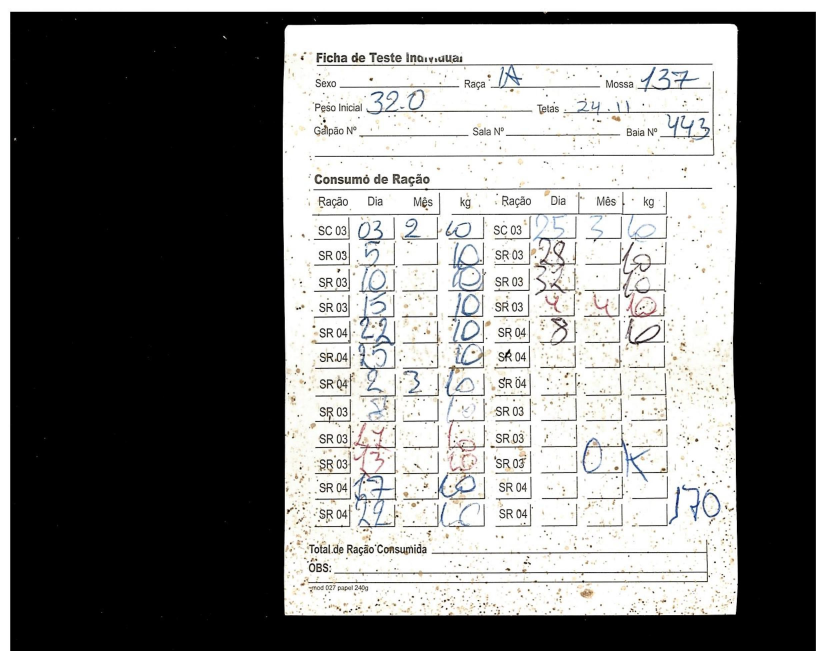
#> input picture modelos/009_recortado.jpg, 2480 x 1952 px, found by its file name (shown at 1/3 size)
$ python align_documents.py
#> lines starting #> are read from the running program, lines starting #| are printed output that depends on the picture
#> further down, image is the input picture: shape (1952, 2480, 3); mean B, G, R 126.8, 127.9, 128.1
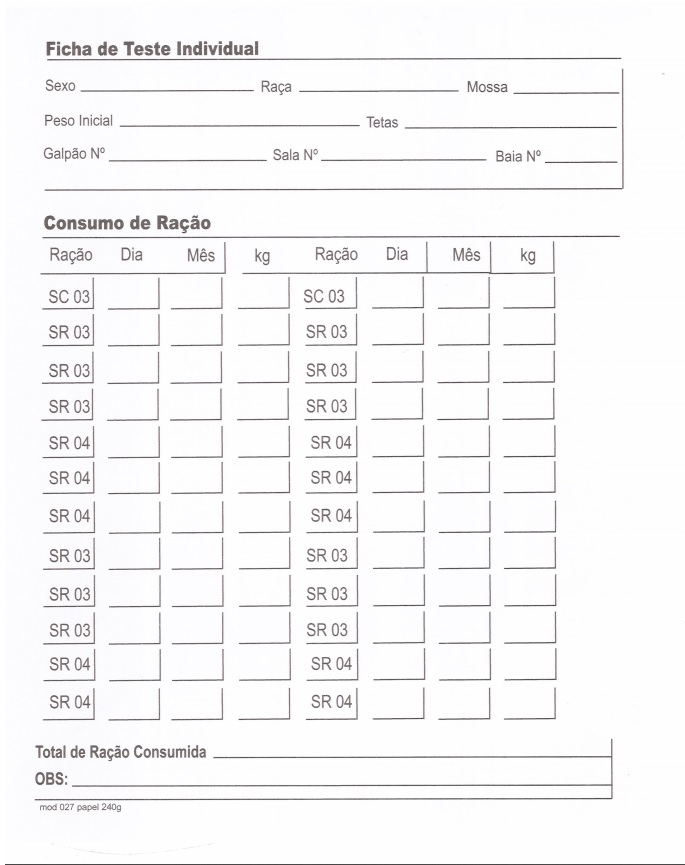
#> input picture modelos/Ficha Modelo.jpg, 685 x 865 px, found by its file name
#> further down, template is the input picture: shape (865, 685, 3); mean B, G, R 246.9, 246.2, 246.6
### scripts/align_images.py
import numpy as np
import imutils
from cv2 import cv2

def alignImages(image, template, maxFeatures=50000, keepPercent=0.3, debug=False):
#> called with maxFeatures = 50000, keepPercent = 0.3, debug = False
    imageGray = cv2.cvtColor(image, cv2.COLOR_BGR2GRAY)
    templateGray = cv2.cvtColor(template, cv2.COLOR_BGR2GRAY)

    orb = cv2.ORB_create(maxFeatures)
    (kpsA, descsA) = orb.detectAndCompute(imageGray, None)
#> kpsA = 50000 keypoints; strongest (x, y, size): (982, 847, 44.6), (983, 1392, 37.2), (981, 846, 31), (980, 835, 37.2)
    (kpsB, descsB) = orb.detectAndCompute(templateGray, None)
#> kpsB = 8302 keypoints; strongest (x, y, size): (59, 775, 31), (59, 781, 31), (82, 754, 31), (51, 778, 31)

    method = cv2.DESCRIPTOR_MATCHER_BRUTEFORCE_HAMMING
    matcher = cv2.DescriptorMatcher_create(method)
    matches = matcher.match(descsA, descsB, None)
#> matches = 50000 matches

    matches = sorted(matches, key=lambda x: x.distance)

    keep = int(len(matches) * keepPercent)
#> keep = 15000
    # print(len(matches))
    # print(keep)
    matches = matches[:keep]
#> matches = 15000 matches

    # [6 lines of commented-out code are left out]

    ptsA = np.zeros((len(matches), 2), dtype="float")
#> ptsA = 15000 pairs, first value 0 to 0, second value 0 to 0
    ptsB = np.zeros((len(matches), 2), dtype="float")
#> ptsB has the same summary as ptsA

    for (i, m) in enumerate(matches):
        ptsA[i] = kpsA[m.queryIdx].pt
        ptsB[i] = kpsB[m.trainIdx].pt
#> after the loop, ptsA = 15000 pairs, first value 31 to 2446, second value 36 to 1843.8; ptsB = 15000 pairs, first value 35 to 623, second value 42 to 811

    (H, mask) = cv2.findHomography(ptsA, ptsB, method=cv2.RANSAC)
#> H = [[0.427, 0.00674, -359.7], [-0.00798, 0.444, -22.87], [-6.75e-05, 1.59e-05, 1]]; mask = 15000 values, max 1 at index 1, min 0 at index 0, mean 0.0369

    (h, w) = template.shape[:2]
#> h = 865; w = 685
    aligned = cv2.warpPerspective(imageGray, H, (w, h))
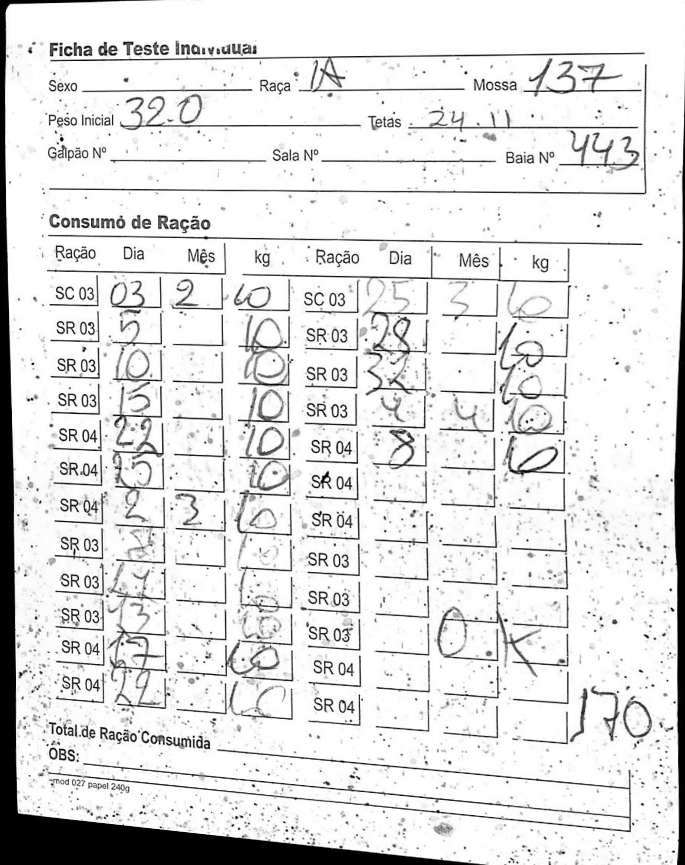
#> aligned: shape (865, 685); min 0, max 255, mean 225

    if debug:
        aligned = imutils.resize(aligned, height=640, width=512)
        template = imutils.resize(template, height=640,width=512)

        stacked = np.hstack([aligned, template])

        overlay = template.copy()
        output = aligned.copy()
        cv2.addWeighted(overlay, 0.5, output, 0.5, 0, output)

        # cv2.imshow("Image Alignment Stacked", stacked)
        cv2.imshow("Image Alignment Overlay", output)
        cv2.waitKey(0)

    return aligned

### scripts/align_documents.py
from align_images import alignImages
from collections import namedtuple
import numpy as np
import imutils
from cv2 import cv2

image = cv2.imread("C:\\repository\\OCR\\modelos\\009_recortado.jpg")
template = cv2.imread("C:\\repository\\OCR\\modelos\\Ficha Modelo.jpg")

OCRLocation = namedtuple("OCRLocation", ["id", "bbox",
	"filter_keywords"])

OCR_LOCATIONS = [
    OCRLocation("Sexo", (58,45,135,22),["sexo"]),
    OCRLocation("Raca", (218,45,128,22),["raca"]),
    OCRLocation("Mossa", (378,45,82,25),["mossa"]),
    OCRLocation("PesoInicial", (85,70,180,24),["pesoinicial"]),
    OCRLocation("Tetas", (296,70,162,24),["tetas"]),
    OCRLocation("Galpao", (78,96,122,25),["galpao"]),
    OCRLocation("Sala", (236,97,128,23),["sala"]),
    OCRLocation("Baia", (404,97,60,24),["baia"]),
    # OCRLocation("Racao01", (30,205,39,23),["racao01"]),
    # OCRLocation("Dia01", (79,205,39,25),["dia01"]),
    # OCRLocation("Mes01", (125,206,40,24),["mes01"]),
    # OCRLocation("Kg01", (175,205,40,24),["kg01"]),
    # OCRLocation("Racao02", (30,232,39,23),["racao02"]),
    # OCRLocation("Dia02", (79,233,40,24),["dia02"]),
    # OCRLocation("Mes02", (125,233,40,24),["mes02"]),
    # OCRLocation("Kg02", (175,233,40,24),["kg02"]),
    # OCRLocation("Racao03", (30,260,39,23),["racao03"]),
    # OCRLocation("Dia03", (79,261,39,25),["dia03"]),
    # OCRLocation("Mes03", (125,261,40,24),["mes03"]),
    # OCRLocation("Kg03", (175,261,40,24),["kg03"]),
    # OCRLocation("Racao04", (30,289,39,23),["racao04"]),
    # OCRLocation("Dia04", (79,289,39,24),["dia04"]),
    # OCRLocation("Mes04", (125,289,40,24),["mes04"]),
    # OCRLocation("Kg04", (175,289,40,24),["kg04"]),
    # OCRLocation("Racao05", (30,317,39,23),["racao05"]),
    # OCRLocation("Dia05", (79,317,39,24),["dia05"]),
    # OCRLocation("Mes05", (126,317,40,24),["mes05"]),
    # OCRLocation("Kg05", (177,317,39,23),["kg05"]),
    # OCRLocation("Racao06", (30,345,39,23),["racao06"]),
    # OCRLocation("Dia06", (79,344,39,24),["dia06"]),
    # OCRLocation("Mes06", (126,342,40,25),["mes06"]),
    # OCRLocation("Kg06", (177,344,39,23),["kg06"]),
    # OCRLocation("Racao07", (30,373,39,23),["racao07"]),
    # OCRLocation("Dia07", (79,373,39,24),["dia07"]),
    # OCRLocation("Mes07", (126,373,40,24),["mes07"]),
    # OCRLocation("Kg07", (177,373,39,24),["kg07"]),
    # OCRLocation("Racao08", (30,400,40,24),["racao08"]),
    # OCRLocation("Dia08", (79,400,39,24),["dia08"]),
    # OCRLocation("Mes08", (126,400,40,24),["mes08"]),
    # OCRLocation("Kg08", (177,400,39,24),["kg08"]),
    # OCRLocation("Racao09", (30,428,40,24),["racao09"]),
    # OCRLocation("Dia09", (79,428,39,24),["dia09"]),
    # OCRLocation("Mes09", (126,428,40,24),["mes09"]),
    # OCRLocation("Kg09", (177,428,39,24),["kg09"]),
    # OCRLocation("Racao10", (30,456,40,24),["racao10"]),
    # OCRLocation("Dia10", (79,456,40,24),["dia10"]),
    # OCRLocation("Mes10", (126,456,40,24),["mes10"]),
    # OCRLocation("Kg10", (177,456,39,24),["kg10"]),
    # OCRLocation("Racao11", (30,483,40,23),["racao11"]),
    # OCRLocation("Dia11", (79,483,40,24),["dia11"]),
    # OCRLocation("Mes11", (126,483,40,24),["mes11"]),
    # OCRLocation("Kg11", (177,483,39,24),["kg11"]),
    # OCRLocation("Racao12", (30,512,40,23),["racao12"]),
    # OCRLocation("Dia12", (79,512,40,24),["dia12"]),
    # OCRLocation("Mes12", (126,512,40,24),["mes12"]),
    # OCRLocation("Kg12", (177,512,39,24),["kg12"]),
]


# align the images
print("[INFO] aligning images...")
aligned = alignImages(image, template)


print("[INFO] OCR-ing document...")
parsingResults = []

# loop over the locations of the document we are going to OCR
for loc in OCR_LOCATIONS:
	# extract the OCR ROI from the aligned image
    (x, y, w, h) = loc.bbox
    aligned = imutils.resize(aligned, height=640, width=512)
    roi = aligned[y:y + h, x:x + w]
    # template = imutils.resize(template,height=640,width=512)
    # roi = template[y:y + h, x:x + w]
    # cv2.imwrite("C:/repository/img.jpg",roi)
    cv2.imshow("roi",roi)
    cv2.waitKey(0)
    cv2.destroyAllWindows()
#> this loop made 8 passes
#> pass 1, `aligned = imutils.resize(aligned, height=640, width=512)`:
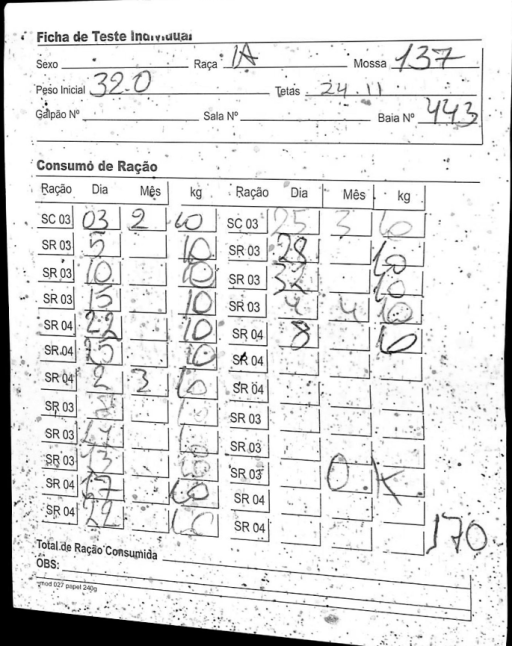
#> aligned: shape (646, 512); min 0, max 255, mean 225
#> pass 1, `roi = aligned[y:y + h, x:x + w]`:
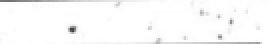
#> roi: shape (22, 135) (shown 2 times larger); min 60, max 255, mean 249.7
#> pass 2, `roi = aligned[y:y + h, x:x + w]`:
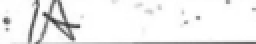
#> roi: shape (22, 128) (shown 2 times larger); min 49, max 255, mean 238.4
#> pass 3, `roi = aligned[y:y + h, x:x + w]`:
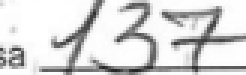
#> roi: shape (25, 82) (shown 3 times larger); min 34, max 255, mean 215.2

	# [69 lines of commented-out code are left out]
